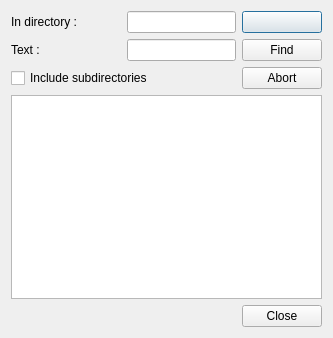
<?xml version="1.0" encoding="UTF-8"?>
<ui version="4.0">
 <class>ScanDialog</class>
 <widget class="QDialog" name="ScanDialog">
  <property name="geometry">
   <rect>
    <x>0</x>
    <y>0</y>
    <width>333</width>
    <height>338</height>
   </rect>
  </property>
  <property name="windowTitle">
   <string>Texmaker</string>
  </property>
  <layout class="QGridLayout" name="gridLayout">
   <item row="0" column="0" colspan="2">
    <widget class="QLabel" name="label">
     <property name="text">
      <string>In directory :</string>
     </property>
    </widget>
   </item>
   <item row="0" column="2" colspan="2">
    <widget class="QLineEdit" name="lineEditDir">
     <property name="readOnly">
      <bool>true</bool>
     </property>
    </widget>
   </item>
   <item row="0" column="4">
    <widget class="QPushButton" name="pushButtonBrowse">
     <property name="sizePolicy">
      <sizepolicy hsizetype="Minimum" vsizetype="Minimum">
       <horstretch>0</horstretch>
       <verstretch>0</verstretch>
      </sizepolicy>
     </property>
     <property name="text">
      <string/>
     </property>
     <property name="icon">
      <iconset theme="document-open"/>
     </property>
     <property name="iconSize">
      <size>
       <width>16</width>
       <height>16</height>
      </size>
     </property>
    </widget>
   </item>
   <item row="1" column="0" colspan="2">
    <widget class="QLabel" name="labelFind">
     <property name="text">
      <string>Text :</string>
     </property>
    </widget>
   </item>
   <item row="1" column="2" colspan="2">
    <widget class="QLineEdit" name="lineEditSearch"/>
   </item>
   <item row="1" column="4">
    <widget class="QPushButton" name="pushButtonFind">
     <property name="text">
      <string>Find</string>
     </property>
     <property name="icon">
      <iconset theme="edit-find"/>
     </property>
    </widget>
   </item>
   <item row="2" column="0" colspan="4">
    <widget class="QCheckBox" name="checkBoxSub">
     <property name="text">
      <string>Include subdirectories</string>
     </property>
    </widget>
   </item>
   <item row="2" column="4">
    <widget class="QPushButton" name="pushButtonAbort">
     <property name="text">
      <string>Abort</string>
     </property>
     <property name="icon">
      <iconset theme="dialog-cancel"/>
     </property>
    </widget>
   </item>
   <item row="3" column="0" colspan="5">
    <widget class="QTreeWidget" name="treeWidget">
     <attribute name="headerVisible">
      <bool>false</bool>
     </attribute>
     <column>
      <property name="text">
       <string notr="true">1</string>
      </property>
     </column>
    </widget>
   </item>
   <item row="6" column="4">
    <widget class="QPushButton" name="closeButton">
     <property name="text">
      <string>Close</string>
     </property>
     <property name="icon">
      <iconset theme="dialog-close"/>
     </property>
     <property name="autoDefault">
      <bool>true</bool>
     </property>
    </widget>
   </item>
   <item row="6" column="0" colspan="4">
    <widget class="QLabel" name="labelStat">
     <property name="text">
      <string/>
     </property>
    </widget>
   </item>
  </layout>
 </widget>
 <tabstops>
  <tabstop>pushButtonBrowse</tabstop>
  <tabstop>lineEditSearch</tabstop>
  <tabstop>pushButtonFind</tabstop>
  <tabstop>checkBoxSub</tabstop>
  <tabstop>closeButton</tabstop>
  <tabstop>pushButtonAbort</tabstop>
  <tabstop>lineEditDir</tabstop>
 </tabstops>
 <resources/>
 <connections>
  <connection>
   <sender>closeButton</sender>
   <signal>clicked()</signal>
   <receiver>ScanDialog</receiver>
   <slot>accept()</slot>
   <hints>
    <hint type="sourcelabel">
     <x>803</x>
     <y>462</y>
    </hint>
    <hint type="destinationlabel">
     <x>497</x>
     <y>248</y>
    </hint>
   </hints>
  </connection>
 </connections>
</ui>
